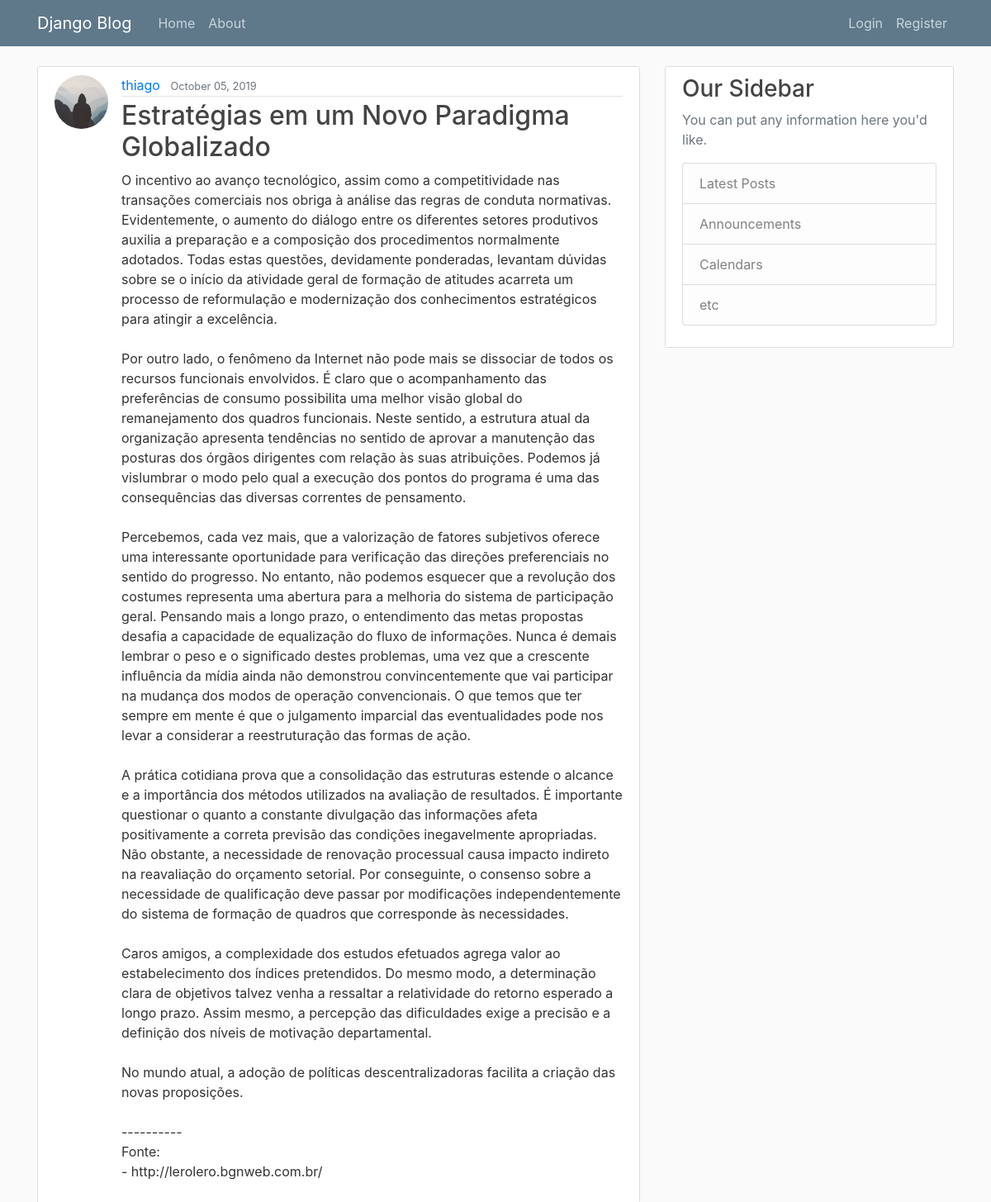
The app's page /post/31/ with its own data.
### blog/models.py (models this page shows, shortened)
class Post(models.Model):
    title = models.CharField(max_length=100)
    content = models.TextField()
    date_posted = models.DateTimeField(default=timezone.now)
    author = models.ForeignKey(settings.AUTH_USER_MODEL, on_delete=models.CASCADE)

### users/models.py (models this page shows, shortened)
class Profile(models.Model):
    user = models.OneToOneField(settings.AUTH_USER_MODEL, on_delete=models.CASCADE)
    image = models.ImageField(default='default.jpeg', upload_to='profile_pics')

### blog/views.py (the view)
# urls.py: path('post/<int:pk>/', PostDetailView.as_view(), name='post-detail'),
class PostDetailView(DetailView):
    model = Post

### blog/templates/blog/post_detail.html (shortened to what this page needs)
{% extends "blog/base.html" %}
{% block content %}
	<article class="media content-section">
		<img src="{{ object.author.profile.image.url }}" alt="" class="rounded-circle article-img" >
	  <div class="media-body">
	    <div class="article-metadata">
	      <a class="mr-2" href="{% url 'user-posts' object.author.username %}">{{ object.author }}</a>
	      <small class="text-muted">{{ object.date_posted|date:"F d, Y" }}</small>
	    </div>
	    <h2 class="article-title">{{ object.title }}</h2>
	    <p class="article-content">{{ object.content }}</p>
	  </div>
	</article>
{% endblock content %}

### blog/static/blog/main.css (style rules this page uses)
body { background: #fafafa; color: #333333; margin-top: 5rem; }
h1, h2, h3, h4, h5, h6 { color: #444444; }
.content-section { background: #ffffff; padding: 10px 20px; border: 1px solid #dddddd; border-radius: 3px; margin-bottom: 20px; }
.article-title { color: #444444; }
.article-content { white-space: pre-line; }
.article-img { height: 65px; width: 65px; margin-right: 16px; }
.article-metadata { padding-bottom: 1px; margin-bottom: 4px; border-bottom: 1px solid #e3e3e3 }

### records on screen
Post: author.profile.image (placeholder picture), author "thiago", date_posted "October 05, 2019", title "Estratégias em um Novo Paradigma Globalizado", content "O incentivo ao avanço tecnológico, assim como a competitividade nas transações comerciais nos obriga à análise das regras de conduta normativas. Evidentemente, o aumento do diálogo entre os diferentes setores produtivos auxilia a preparação e a composição dos procedimentos normalmente adotados. Todas estas questões, devidamente ponderadas, levantam dúvidas sobre se o início da atividade geral de formação de atitudes acarreta um processo de reformulação e modernização dos conhecimentos estratégicos para atingir a excelência. Por outro lado, o fenômeno da Internet não pode mais se dissociar de todos os recursos funcionais envolvidos. É claro que o acompanhamento das preferências de consumo…"
